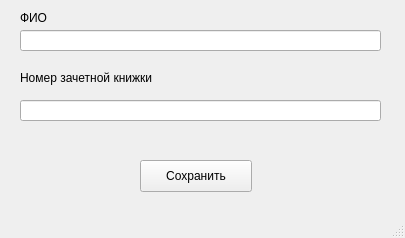
<?xml version="1.0" encoding="UTF-8"?>
<ui version="4.0">
 <class>MainWindow</class>
 <widget class="QMainWindow" name="MainWindow">
  <property name="geometry">
   <rect>
    <x>0</x>
    <y>0</y>
    <width>405</width>
    <height>238</height>
   </rect>
  </property>
  <property name="windowTitle">
   <string>Обновить сведения  о студенте</string>
  </property>
  <widget class="QWidget" name="centralwidget">
   <widget class="QLabel" name="label">
    <property name="geometry">
     <rect>
      <x>20</x>
      <y>10</y>
      <width>58</width>
      <height>16</height>
     </rect>
    </property>
    <property name="text">
     <string>ФИО </string>
    </property>
   </widget>
   <widget class="QLineEdit" name="lineEdit">
    <property name="geometry">
     <rect>
      <x>20</x>
      <y>30</y>
      <width>361</width>
      <height>21</height>
     </rect>
    </property>
   </widget>
   <widget class="QLabel" name="label_2">
    <property name="geometry">
     <rect>
      <x>20</x>
      <y>70</y>
      <width>171</width>
      <height>16</height>
     </rect>
    </property>
    <property name="text">
     <string>Номер зачетной книжки</string>
    </property>
   </widget>
   <widget class="QLineEdit" name="lineEdit_2">
    <property name="geometry">
     <rect>
      <x>20</x>
      <y>100</y>
      <width>361</width>
      <height>21</height>
     </rect>
    </property>
   </widget>
   <widget class="QPushButton" name="pushButton">
    <property name="geometry">
     <rect>
      <x>140</x>
      <y>160</y>
      <width>112</width>
      <height>32</height>
     </rect>
    </property>
    <property name="text">
     <string>Сохранить</string>
    </property>
   </widget>
  </widget>
  <widget class="QStatusBar" name="statusbar"/>
 </widget>
 <resources/>
 <connections/>
</ui>
